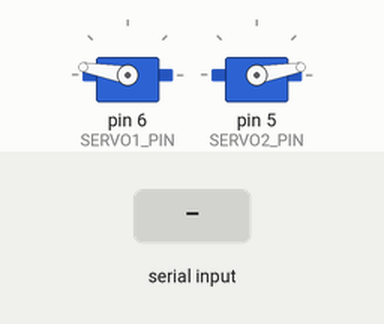
This sketch was run on a simulated Arduino Uno, built with avr-gcc and run on an emulated ATmega328P. Shown: 2 × servo. The inputs (shaded band) are chosen by the test bench.

Above: at 1.5 s.
1.6 s: "g\n" received over Serial
At 2.08 s:
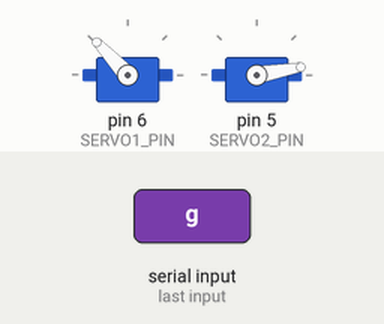
4.6 s: "f\n" received over the second serial link
7.6 s: "200\n" received over Serial
At 8.08 s:
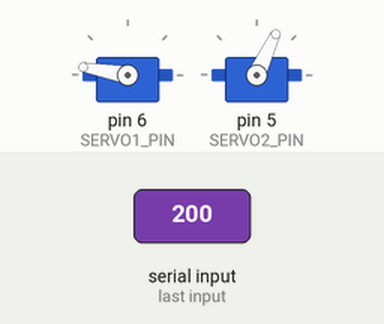
10.6 s: "200\n" received over the second serial link
At 11.38 s:
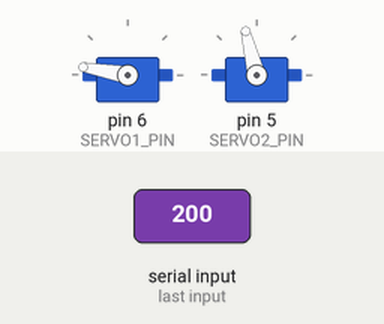
Timing chart, 0 to 14.6 s (numbered marks = the images above; inputs shaded):
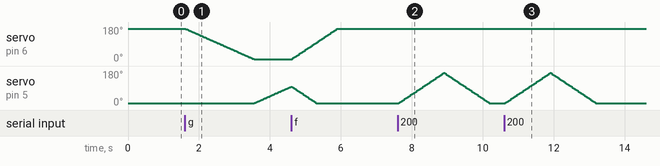

Measured:
- after the input at 1.6 s, servo on pin 6 (SERVO1_PIN): moves from 170° to 10° over 1.9 s, starting at once; servo on pin 5 (SERVO2_PIN): moves from 10° to 97° over 1.0 s, starting after 2.0 s
- after the input at 7.6 s, servo on pin 5 (SERVO2_PIN): rises from 10° to 170° in 1.3 s, then falls to 10° in 1.3 s
- after the input at 10.6 s, servo on pin 5 (SERVO2_PIN): rises from 10° to 170° in 1.3 s, then falls to 10° in 1.3 s

The sketch:

OvoDereDjecu.ino
```cpp
#include <SoftwareSerial.h>
#include <Servo.h>

// ============================================================
//  SPIROB GRAPPLER - QUIET / STABLE VERSION
//  Arduino Uno + HC-06 + 2 servo motora
//
//  Cilj ove verzije:
//  - bez stalne telemetrije prema aplikaciji
//  - bez stalnog ispisivanja na Arduino Serial Monitor
//  - manje trzanja servoa nakon hvatanja
//  - kompatibilno sa PC aplikacijom
// ============================================================

SoftwareSerial BT(10, 11); // RX, TX

Servo servo1;
Servo servo2;

// -----------------------------
// PINOVI
// -----------------------------
const byte SERVO1_PIN = 6;
const byte SERVO2_PIN = 5;

// -----------------------------
// DEBUG
// Ako želiš ispis na Arduino Serial Monitoru, stavi true.
// Za normalan rad ostavi false.
// -----------------------------
const bool DEBUG_SERIAL = false;
const bool SEND_BT_STATUS = true;

// -----------------------------
// SERVO POSTAVKE
// Važno: ne koristimo ekstremnih 0 i 180 jer servoi često zuje/trzaju na krajevima.
// Ako treba više hoda, pažljivo povećavaj prema 0/180.
// -----------------------------
const int SERVO1_HOME = 170;
const int SERVO2_HOME = 10;

const int SERVO1_PULL = 10;
const int SERVO2_PULL = 170;

const int SERVO1_MID = 90;
const int SERVO2_MID = 90;

const int SERVO_MIN_ANGLE = 0;
const int SERVO_MAX_ANGLE = 180;

// Ako true: nakon što uhvati objekat, Arduino odspoji servo signal.
// To često smanji trzanje/zujanje.
// Ako se sajla popušta i gripper izgubi hvat, stavi false.
const bool DETACH_AFTER_GRIP = true;

// Brzina kretanja.
const unsigned long STEP_INTERVAL_NORMAL = 12;
const unsigned long STEP_INTERVAL_FAST = 8;
const unsigned long STEP_INTERVAL_SLOW = 16;

// -----------------------------
// STANJE
// -----------------------------
enum State {
  IDLE,
  HOMING,
  OPENING,
  CLOSING,
  TEST_SERVO1_PULL,
  TEST_SERVO1_HOME,
  TEST_SERVO2_PULL,
  TEST_SERVO2_HOME,
  GRASP_CURL,
  GRASP_REACH,
  GRASP_WRAP,
  GRASP_GRIP,
  HOLDING,
  ESTOP
};

State state = IDLE;

int servo1Current = SERVO1_HOME;
int servo2Current = SERVO2_HOME;
int servo1Target = SERVO1_HOME;
int servo2Target = SERVO2_HOME;

unsigned long lastStepTime = 0;
unsigned long phaseStartTime = 0;
unsigned long activeStepInterval = STEP_INTERVAL_NORMAL;

char buffer[48];
byte bufferLen = 0;

// ============================================================
//  POMOĆNE FUNKCIJE
// ============================================================

int clampAngle(int x) {
  if (x < SERVO_MIN_ANGLE) return SERVO_MIN_ANGLE;
  if (x > SERVO_MAX_ANGLE) return SERVO_MAX_ANGLE;
  return x;
}

void debugPrint(const char *msg) {
  if (DEBUG_SERIAL) Serial.println(msg);
}

void btPrint(const char *msg) {
  if (SEND_BT_STATUS) BT.println(msg);
}

void statusMsg(const char *msg) {
  debugPrint(msg);
  btPrint(msg);
}

void attachServosIfNeeded() {
  if (!servo1.attached()) servo1.attach(SERVO1_PIN);
  if (!servo2.attached()) servo2.attach(SERVO2_PIN);
}

void detachServos() {
  if (servo1.attached()) servo1.detach();
  if (servo2.attached()) servo2.detach();
}

void writeServo1(int angle) {
  attachServosIfNeeded();
  servo1Current = clampAngle(angle);
  servo1.write(servo1Current);
}

void writeServo2(int angle) {
  attachServosIfNeeded();
  servo2Current = clampAngle(angle);
  servo2.write(servo2Current);
}

void setTargets(int s1, int s2, unsigned long intervalMs) {
  attachServosIfNeeded();
  servo1Target = clampAngle(s1);
  servo2Target = clampAngle(s2);
  activeStepInterval = intervalMs;
}

bool atTarget() {
  return servo1Current == servo1Target && servo2Current == servo2Target;
}

void updateServos() {
  if (state == HOLDING && DETACH_AFTER_GRIP) return;

  unsigned long now = millis();
  if (now - lastStepTime < activeStepInterval) return;
  lastStepTime = now;

  if (servo1Current < servo1Target) writeServo1(servo1Current + 1);
  else if (servo1Current > servo1Target) writeServo1(servo1Current - 1);

  if (servo2Current < servo2Target) writeServo2(servo2Current + 1);
  else if (servo2Current > servo2Target) writeServo2(servo2Current - 1);
}

// ============================================================
//  STATE MACHINE
// ============================================================

void enterState(State next) {
  state = next;
  phaseStartTime = millis();
  attachServosIfNeeded();

  switch (state) {
    case IDLE:
      break;

    case HOMING:
      statusMsg("HOME");
      setTargets(SERVO1_HOME, SERVO2_HOME, STEP_INTERVAL_FAST);
      break;

    case OPENING:
      statusMsg("OPEN");
      setTargets(SERVO1_HOME, SERVO2_HOME, STEP_INTERVAL_NORMAL);
      break;

    case CLOSING:
      statusMsg("CLOSE");
      setTargets(SERVO1_PULL, SERVO2_PULL, STEP_INTERVAL_NORMAL);
      break;

    case TEST_SERVO1_PULL:
      statusMsg("TEST SERVO 1");
      setTargets(SERVO1_PULL, servo2Current, STEP_INTERVAL_FAST);
      break;

    case TEST_SERVO1_HOME:
      setTargets(SERVO1_HOME, servo2Current, STEP_INTERVAL_FAST);
      break;

    case TEST_SERVO2_PULL:
      statusMsg("TEST SERVO 2");
      setTargets(servo1Current, SERVO2_PULL, STEP_INTERVAL_FAST);
      break;

    case TEST_SERVO2_HOME:
      setTargets(servo1Current, SERVO2_HOME, STEP_INTERVAL_FAST);
      break;

    case GRASP_CURL:
      statusMsg("START GRASP");
      statusMsg("FAZA 1: CURL");
      setTargets(SERVO1_PULL, SERVO2_HOME, STEP_INTERVAL_NORMAL);
      break;

    case GRASP_REACH:
      statusMsg("FAZA 2: REACH");
      setTargets(SERVO1_PULL, SERVO2_PULL, STEP_INTERVAL_NORMAL);
      break;

    case GRASP_WRAP:
      statusMsg("FAZA 3: WRAP");
      setTargets(SERVO1_MID, SERVO2_MID, STEP_INTERVAL_SLOW);
      break;

    case GRASP_GRIP:
      statusMsg("FAZA 4: GRIP");
      setTargets(SERVO1_PULL, SERVO2_PULL, STEP_INTERVAL_FAST);
      break;

    case HOLDING:
      statusMsg("DRZI OBJEKAT");
      if (DETACH_AFTER_GRIP) {
        delay(120);
        detachServos();
        statusMsg("SERVO SIGNAL OFF");
      }
      break;

    case ESTOP:
      statusMsg("STOP + HOME");
      setTargets(SERVO1_HOME, SERVO2_HOME, STEP_INTERVAL_FAST);
      break;
  }
}

void updateStateMachine() {
  updateServos();

  switch (state) {
    case IDLE:
      break;

    case HOMING:
    case OPENING:
    case CLOSING:
      if (atTarget()) enterState(IDLE);
      break;

    case TEST_SERVO1_PULL:
      if (atTarget() && millis() - phaseStartTime > 300) enterState(TEST_SERVO1_HOME);
      break;

    case TEST_SERVO1_HOME:
      if (atTarget()) {
        statusMsg("TEST SERVO 1 GOTOV");
        enterState(IDLE);
      }
      break;

    case TEST_SERVO2_PULL:
      if (atTarget() && millis() - phaseStartTime > 300) enterState(TEST_SERVO2_HOME);
      break;

    case TEST_SERVO2_HOME:
      if (atTarget()) {
        statusMsg("TEST SERVO 2 GOTOV");
        enterState(IDLE);
      }
      break;

    case GRASP_CURL:
      if (atTarget() && millis() - phaseStartTime > 250) enterState(GRASP_REACH);
      break;

    case GRASP_REACH:
      if (atTarget() && millis() - phaseStartTime > 250) enterState(GRASP_WRAP);
      break;

    case GRASP_WRAP:
      if (atTarget() && millis() - phaseStartTime > 350) enterState(GRASP_GRIP);
      break;

    case GRASP_GRIP:
      if (atTarget() && millis() - phaseStartTime > 500) enterState(HOLDING);
      break;

    case HOLDING:
      break;

    case ESTOP:
      if (atTarget()) enterState(IDLE);
      break;
  }
}

// ============================================================
//  KOMANDE
// ============================================================

void setServoAngleCommand(char id, const char *valueText) {
  int angle = clampAngle(atoi(valueText));
  attachServosIfNeeded();

  if (id == 'A' || id == 'a') {
    servo1Target = angle;
    statusMsg("SERVO1 SET");
  } else {
    servo2Target = angle;
    statusMsg("SERVO2 SET");
  }

  state = IDLE;
}

void handleCommand(const char *cmd) {
  if (!cmd || cmd[0] == '\0') return;

  char c = cmd[0];

  if (cmd[1] != '\0') {
    if (c == 'A' || c == 'a') {
      setServoAngleCommand('A', cmd + 1);
      return;
    }
    if (c == 'B' || c == 'b') {
      setServoAngleCommand('B', cmd + 1);
      return;
    }
    if (c == 'P' || c == 'p') {
      statusMsg("PID OK");
      return;
    }
  }

  switch (c) {
    case 'g':
    case 'G':
      enterState(GRASP_CURL);
      break;

    case 'f':
    case 'F':
    case 's':
    case 'S':
      attachServosIfNeeded();
      enterState(ESTOP);
      break;

    case 'h':
    case 'H':
      enterState(HOMING);
      break;

    case 'o':
    case 'O':
      enterState(OPENING);
      break;

    case 'c':
    case 'C':
      enterState(CLOSING);
      break;

    case '1':
      enterState(TEST_SERVO1_PULL);
      break;

    case '2':
      enterState(TEST_SERVO2_PULL);
      break;

    case '?':
      btPrint("PONG");
      break;

    default:
      statusMsg("UNKNOWN CMD");
      break;
  }
}

void feedInput(char ch) {
  if (ch == '\r') return;

  if (ch == '\n') {
    buffer[bufferLen] = '\0';
    handleCommand(buffer);
    bufferLen = 0;
    return;
  }

  bool oneCharCommand =
    ch == 'g' || ch == 'G' || ch == 'f' || ch == 'F' || ch == 's' || ch == 'S' ||
    ch == 'h' || ch == 'H' || ch == 'o' || ch == 'O' || ch == 'c' || ch == 'C' ||
    ch == '1' || ch == '2' || ch == '?';

  if (oneCharCommand && bufferLen == 0) {
    char tmp[2] = { ch, '\0' };
    handleCommand(tmp);
    return;
  }

  if (bufferLen < sizeof(buffer) - 1) {
    buffer[bufferLen++] = ch;
  } else {
    bufferLen = 0;
    statusMsg("BUFFER ERROR");
  }
}

void readBluetooth() {
  while (BT.available()) feedInput(BT.read());
}

void readUsbSerial() {
  // USB Serial ostaje moguć za ručni test, ali bez ikakvog automatskog logovanja.
  while (Serial.available()) feedInput(Serial.read());
}

// ============================================================
//  SETUP / LOOP
// ============================================================

void setup() {
  Serial.begin(9600);
  BT.begin(9600);

  servo1.attach(SERVO1_PIN);
  servo2.attach(SERVO2_PIN);

  writeServo1(SERVO1_HOME);
  writeServo2(SERVO2_HOME);
  setTargets(SERVO1_HOME, SERVO2_HOME, STEP_INTERVAL_FAST);

  delay(300);

  statusMsg("READY");
}

void loop() {
  readBluetooth();
  readUsbSerial();
  updateStateMachine();
}
```
